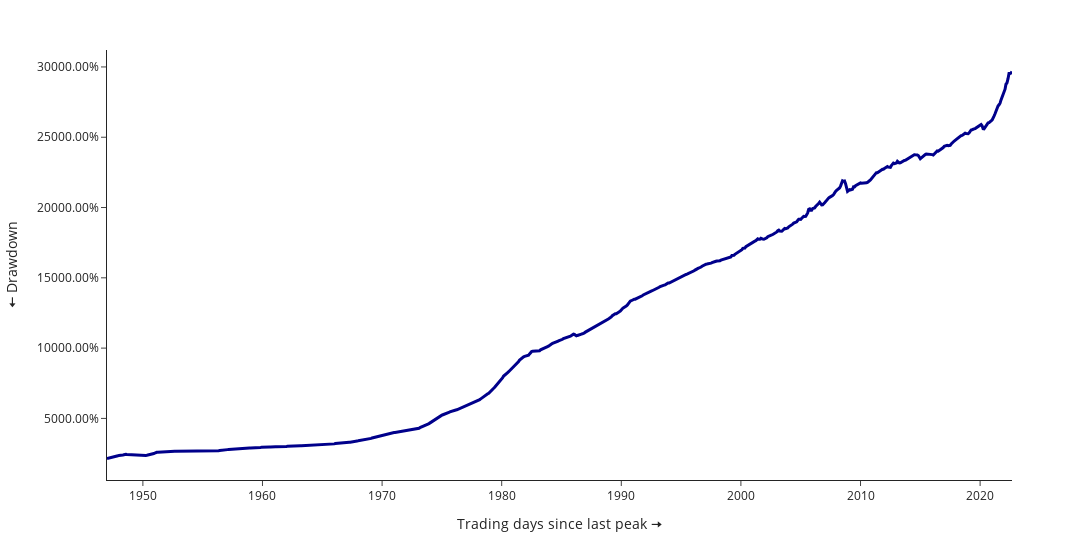

Here is the notebook cell this chart was saved with:
### Code cell
fig = go.Figure()
fig.add_trace(go.Scatter(x=cpi_df['datetime'], y=cpi_df['CPIAUCSL'], mode='lines', name='Current Market', line={'width': 3, 'color': 'darkblue'}, 
    #hovertemplate=[f" {x['change']:.1%} ({x['timestamp'].strftime('%b %d, %Y')})" for i, x in currentMarket.iterrows()]
    ))
fig.update_layout( 
    yaxis=dict(tickformat="0.2%"),
    xaxis_title = "Trading days since last peak 🠆",
    yaxis_title = "🠄 Drawdown",
    template='simple_white',
    paper_bgcolor="rgb(255,255,255)", plot_bgcolor="rgb(255,255,255)",
    legend_traceorder="reversed",
    hovermode='x unified',
    margin=dict(t=50),
    width=1200
)
fig.show()

### Figure 1 — Plotly figure (JSON) as saved in the notebook; plotly's stock layout.template omitted (floating-point values rounded to 4 significant figures; data arrays with more than 128 entries replaced by an {"elided": "..."} marker saying what was removed)
{"data": [{"line": {"color": "darkblue", "width": 3}, "mode": "lines", "name": "Current Market", "type": "scatter", "x": {"elided": "909 str values"}, "y": {"elided": "909 float values"}}], "layout": {"hovermode": "x unified", "legend": {"traceorder": "reversed"}, "margin": {"t": 50}, "paper_bgcolor": "rgb(255,255,255)", "plot_bgcolor": "rgb(255,255,255)", "width": 1200, "xaxis": {"title": {"text": "Trading days since last peak 🠆"}}, "yaxis": {"tickformat": "0.2%", "title": {"text": "🠄 Drawdown"}}}}
